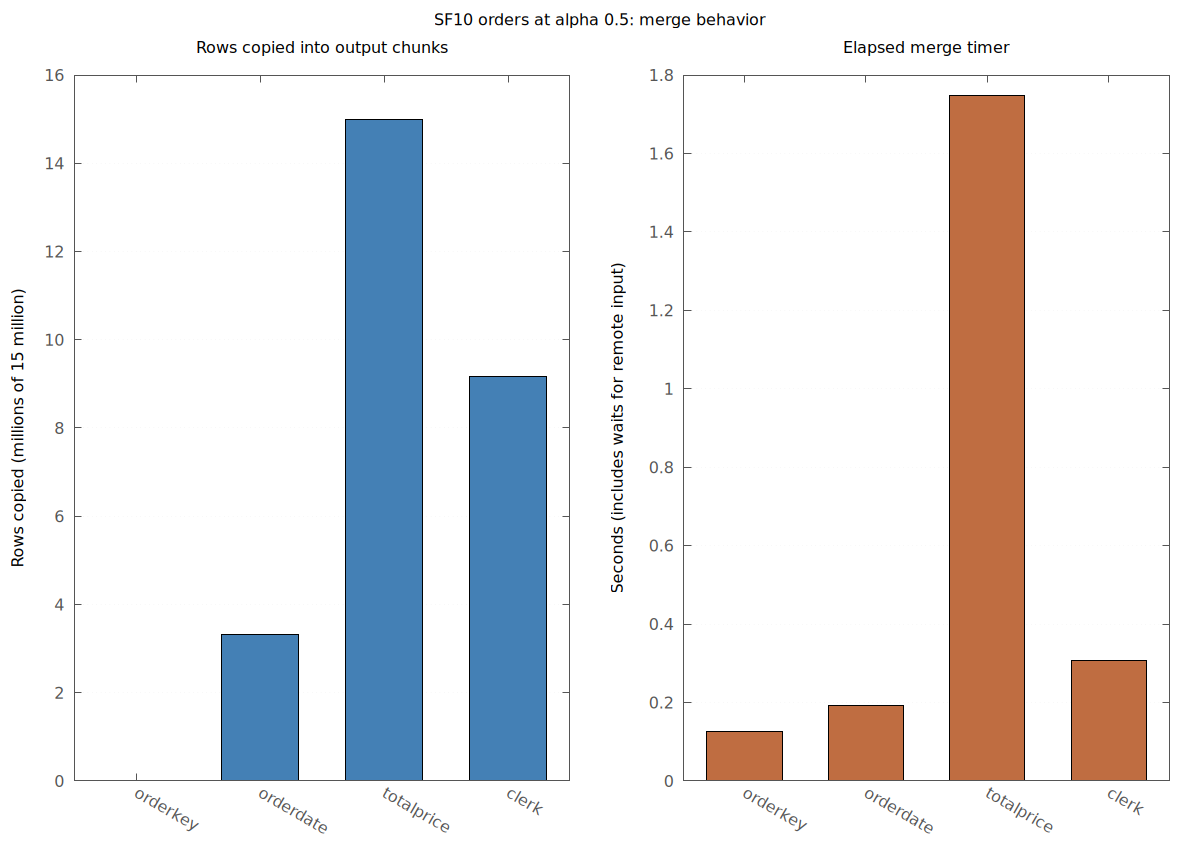

Reproduce this figure in gnuplot.
set terminal svg size 1200,850 dynamic noenhanced font 'DejaVu Sans,12' background rgb 'white'
set output 'merge_copy.svg'
set multiplot layout 1,2 rowsfirst title 'SF10 orders at alpha 0.5: merge behavior'
set datafile separator "\t"
set style fill solid 0.85 border -1
set boxwidth 0.62 relative
set grid ytics lc rgb '#dddddd'
set border lc rgb '#555555'
set xtics rotate by -30
set key off
set yrange [0:*]
set title 'Rows copied into output chunks'
set ylabel 'Rows copied (millions of 15 million)'
plot 'merge_alpha05.tsv' using 2:xtic(1) with boxes lc rgb '#2369a8'
set title 'Elapsed merge timer'
set ylabel 'Seconds (includes waits for remote input)'
plot 'merge_alpha05.tsv' using 3:xtic(1) with boxes lc rgb '#b45320'
unset multiplot
